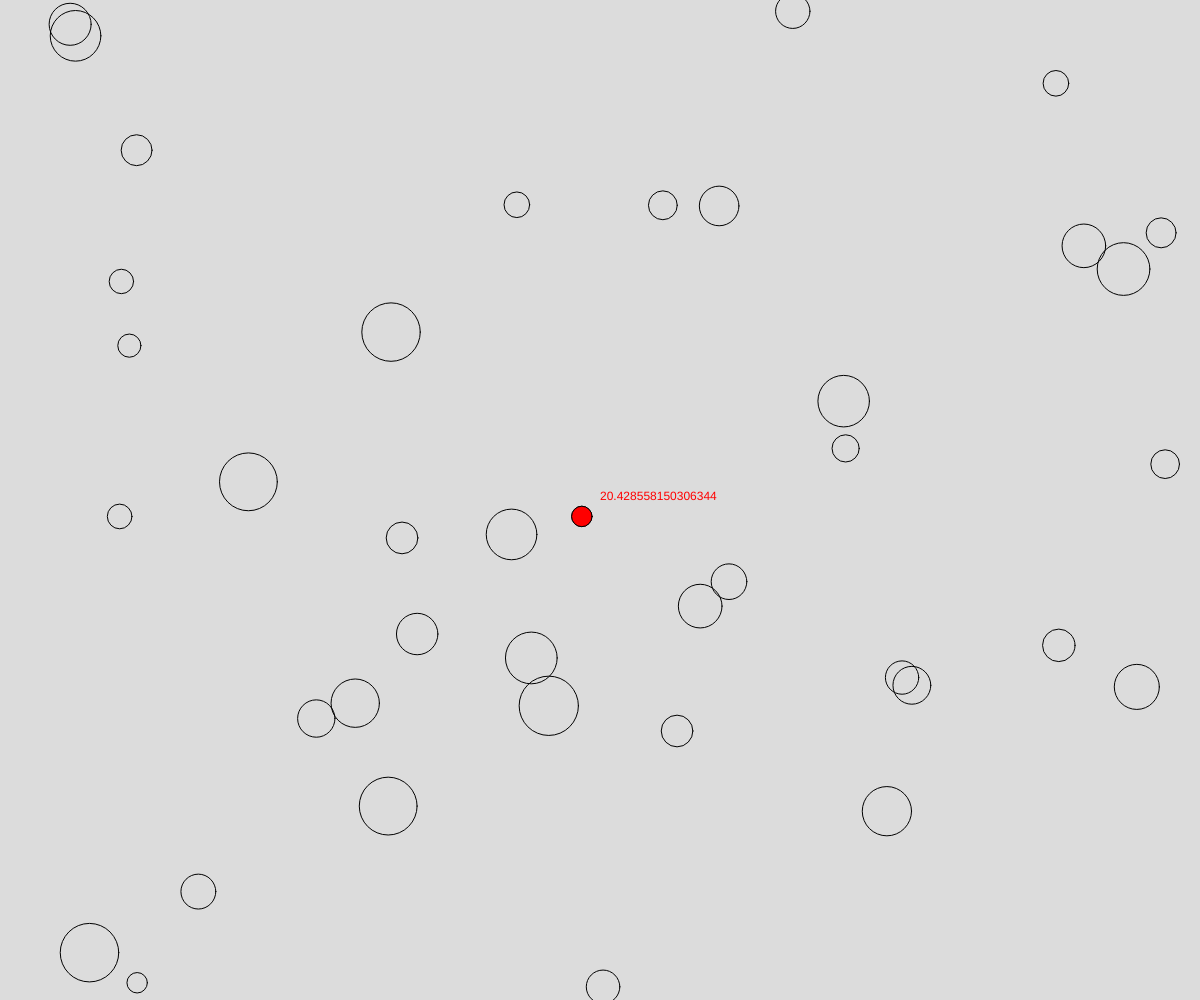
Frame 1 (no input)
Frame 60 (no input): identical to frame 1, image omitted
Frame 120 (the mouse pressed at the canvas centre since frame 60): identical to frame 1, image omitted

The p5.js sketch that drew this single still picture (run headless with seeded random() and noise() and a simulated clock; from frame 60 on, the mouse is pressed at the canvas centre):

// p5.js sketch
// ── sketch.js
// Project Title
// Your Name
// Date
//
// Extra for Experts:
// - describe what you did to take this project "above and beyond"

const NUM_CIRCLES = 40;
let seed; //to stabilize random numbers...



function setup() {
  createCanvas(windowWidth, windowHeight);
  seed = random(100);
}

function draw() {
  randomSeed(seed);
  background(220);
  drawCircles();
}
function drawCircles(){
  //draw NUM_CIRCLES circles on the screen
  // with random x,y and diameter fill smallest one red
  noFill();
  let smallest = Infinity; //dummy value
  let smallX = 0;
  let smallY = 0;
  for(let i = 0; i<NUM_CIRCLES; i++){
    let x = random(0,width);
    let y = random(0, height);
    let d = random(20,60);
    if(d < smallest){
      smallest = d;
      smallX = x; smallY = y;
    }
    circle(x,y,d);
  }
  fill(255,0,0)
  circle(smallX,smallY,smallest)
  text(smallest,width/2,height/2)
}
